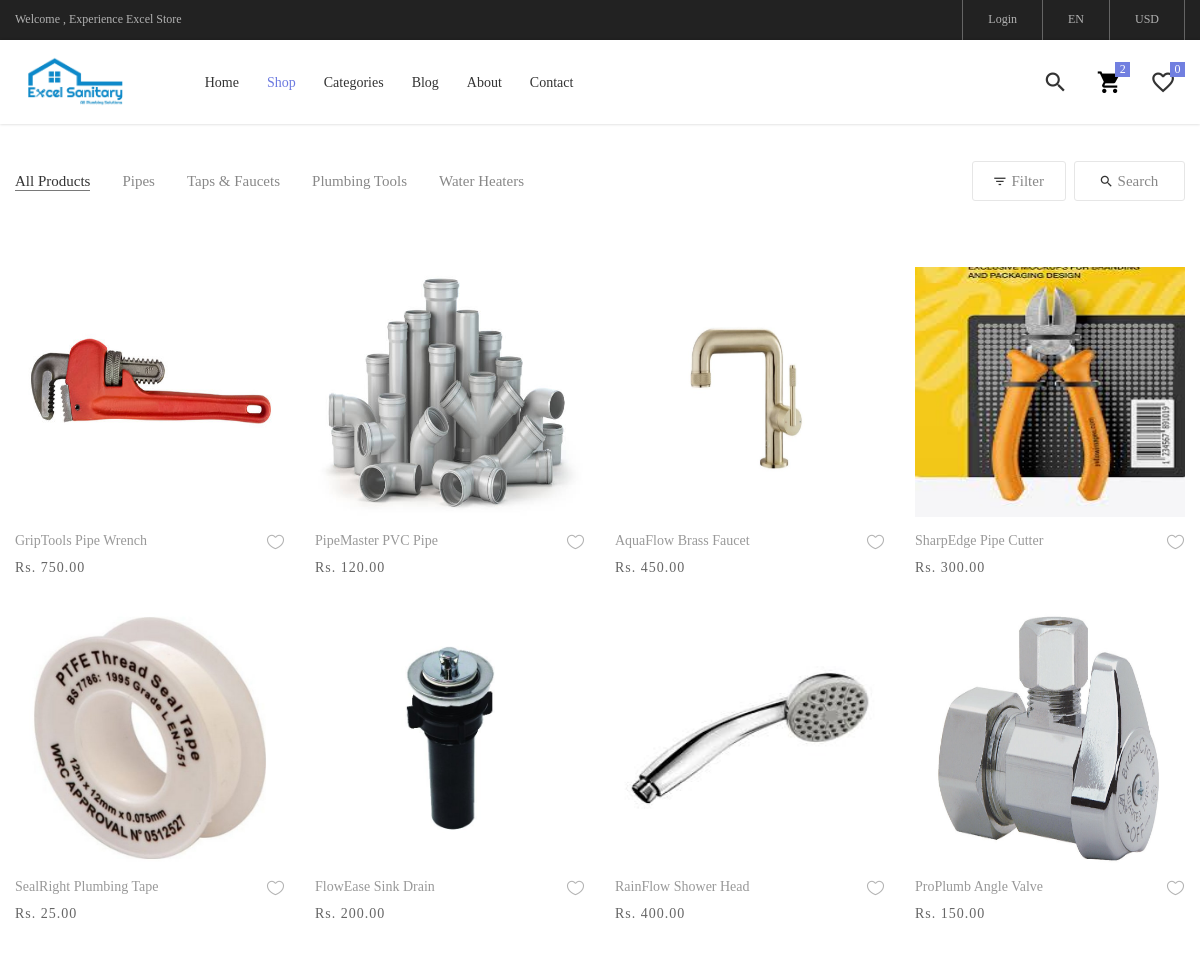
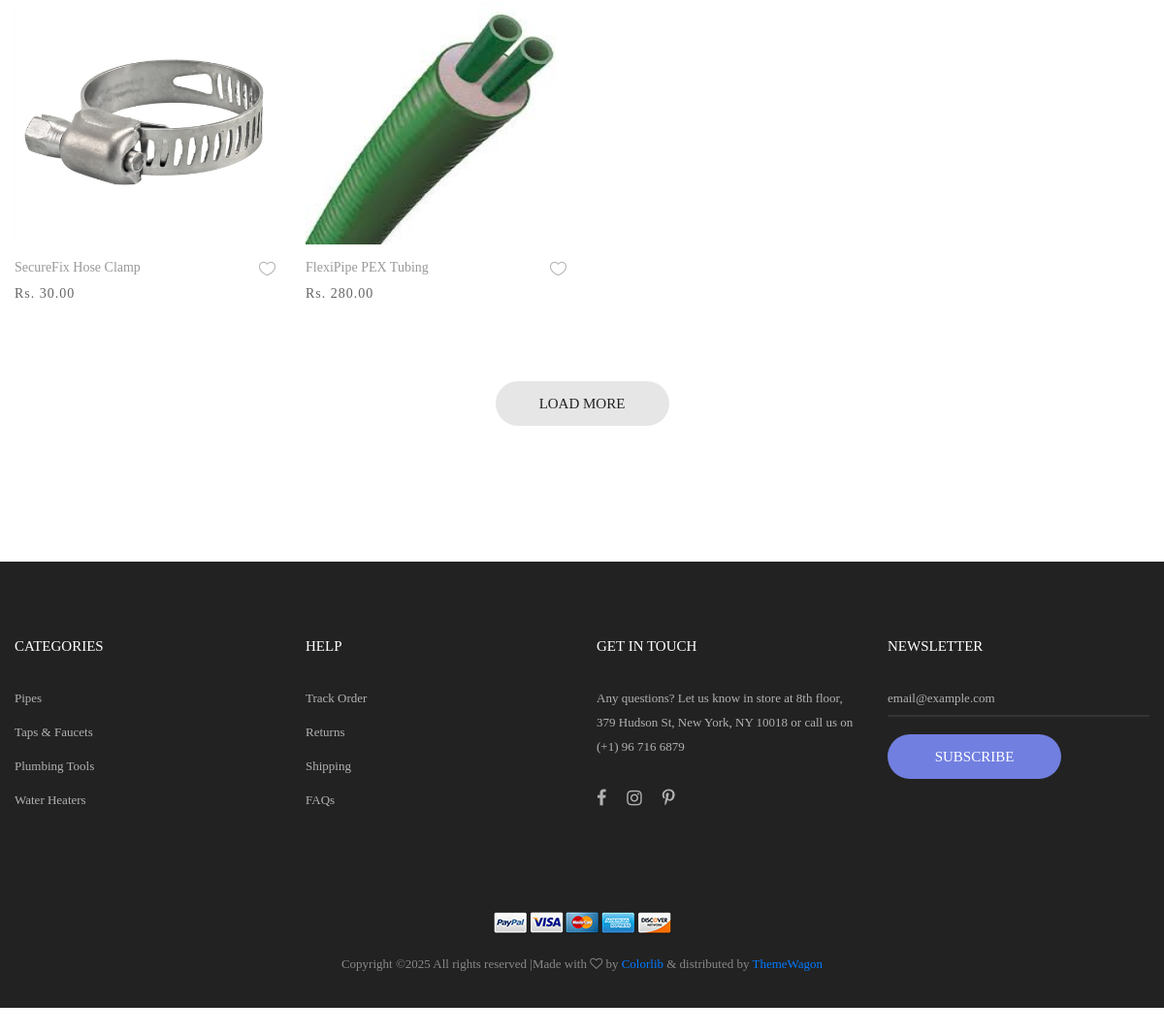
The page /all_products/ on the database its author committed (2 pictures, top to bottom).
### adminapp/models.py (models this page shows)
class CategoryDB(models.Model):
    name = models.CharField(max_length=255, blank=True, null=True)
    description = models.TextField(blank=True, null=True)
    image = models.ImageField(upload_to='category_images/', blank=True, null=True)

class ProductDB(models.Model):
    name = models.CharField(max_length=255, blank=True, null=True)
    brand = models.CharField(max_length=255, blank=True, null=True)
    category = models.CharField(max_length=255, blank=True, null=True)
    description = models.TextField(blank=True, null=True)
    image = models.ImageField(upload_to='product_images/', blank=True, null=True)
    price = models.DecimalField(max_digits=10, decimal_places=2, blank=True, null=True)

### webpage/views.py (the view)
# urls.py: path('all_products/', views.all_products, name='all_products'),
def all_products(request):
    products = ProductDB.objects.all()
    categories = CategoryDB.objects.all()
    return render(request, "all_products.html", {'products': products, 'categories': categories})

### webpage/templates/all_products.html (shortened to what this page needs)
<!DOCTYPE html>
{% load static %}
<html lang="en">
<head>
	<link rel="stylesheet" type="text/css" href="{% static 'webpagefiles/assets/vendor/bootstrap/css/bootstrap.min.css'%}">
	<link rel="stylesheet" type="text/css" href="{% static 'webpagefiles/assets/fonts/font-awesome-4.7.0/css/font-awesome.min.css'%}">
	<link rel="stylesheet" type="text/css" href="{% static 'webpagefiles/assets/fonts/iconic/css/material-design-iconic-font.min.css'%}">
	<link rel="stylesheet" type="text/css" href="{% static 'webpagefiles/assets/fonts/linearicons-v1.0.0/icon-font.min.css'%}">
	<link rel="stylesheet" type="text/css" href="{% static 'webpagefiles/assets/vendor/animate/animate.css'%}">
	<link rel="stylesheet" type="text/css" href="{% static 'webpagefiles/assets/vendor/css-hamburgers/hamburgers.min.css'%}">
	<link rel="stylesheet" type="text/css" href="{% static 'webpagefiles/assets/vendor/animsition/css/animsition.min.css'%}">
	<link rel="stylesheet" type="text/css" href="{% static 'webpagefiles/assets/vendor/select2/select2.min.css'%}">
	<link rel="stylesheet" type="text/css" href="{% static 'webpagefiles/assets/vendor/daterangepicker/daterangepicker.css'%}">
	<link rel="stylesheet" type="text/css" href="{% static 'webpagefiles/assets/vendor/slick/slick.css'%}">
	<link rel="stylesheet" type="text/css" href="{% static 'webpagefiles/assets/vendor/MagnificPopup/magnific-popup.css'%}">
	<link rel="stylesheet" type="text/css" href="{% static 'webpagefiles/assets/vendor/perfect-scrollbar/perfect-scrollbar.css'%}">
	<link rel="stylesheet" type="text/css" href="{% static 'webpagefiles/assets/css/util.css'%}">
	<link rel="stylesheet" type="text/css" href="{% static 'webpagefiles/assets/css/main.css'%}">
</head>
<body class="animation">
	<header class="header-v4">
		<div class="container-menu-desktop">
			<div class="top-bar">
				<div class="content-topbar flex-sb-m h-full container">
					<div class="left-top-bar">
						Welcome {{ Name|upper }}, Experience Excel Store
					</div>
					<div class="right-top-bar flex-w h-full">
						{% if request.session.Username %}
						<a href="#" class="flex-c-m trans-04 p-lr-25">
							<p>Hi {{ request.session.Username|default:"Guest" }}!</p>
						</a>
						<a href="{% url 'userLogout' %}" class="flex-c-m trans-04 p-lr-25">
							Logout
						</a>
						{% else %}
						<a href="{% url 'user_login_page' %}" class="flex-c-m trans-04 p-lr-25">
							Login
						</a>
						{% endif %}
						<a href="#" class="flex-c-m trans-04 p-lr-25">
							EN
						</a>
						<a href="#" class="flex-c-m trans-04 p-lr-25">
							USD
						</a>
					</div>
				</div>
			</div>
			<div class="wrap-menu-desktop how-shadow1">
				<nav class="limiter-menu-desktop container">
					<a href="#" class="logo">
						<img src="{% static 'webpagefiles/assets/images/banner.jpeg'%}" alt="IMG-LOGO">
					</a>
					<div class="menu-desktop">
						<ul class="main-menu">
							<li>
								<a href="{% url 'homepage' %}">Home</a>
							</li>
							<li class="active-menu">
								<a href="{% url 'all_products' %}">Shop</a>
							</li>
							<li>
								<a href="">Categories</a>
							</li>
							<li>
								<a href="{% url 'blog' %}">Blog</a>
							</li>
							<li>
								<a href="{% url 'about' %}">About</a>
							</li>
							<li>
								<a href="{% url 'user_contact_page' %}">Contact</a>
							</li>
						</ul>
					</div>
					<div class="wrap-icon-header flex-w flex-r-m">
						<div class="icon-header-item cl2 hov-cl1 trans-04 p-l-22 p-r-11 js-show-modal-search">
							<i class="zmdi zmdi-search"></i>
						</div>
						<div class="icon-header-item cl2 hov-cl1 trans-04 p-l-22 p-r-11 icon-header-noti js-show-cart" data-notify="2">
							<a href="{% url 'cart' %}" style="text-decoration:none;">
								<i class="zmdi zmdi-shopping-cart" style="color: black;"></i>
							</a>
						</div>
						<a href="#" class="icon-header-item cl2 hov-cl1 trans-04 p-l-22 p-r-11 icon-header-noti" data-notify="0">
							<i class="zmdi zmdi-favorite-outline"></i>
						</a>
					</div>
				</nav>
			</div>
		</div>
	</header>
	<div class="bg0 m-t-23 p-b-140">
		<div class="container">
			<div class="flex-w flex-sb-m p-b-52">
				<div class="flex-w flex-l-m filter-tope-group m-tb-10">
					<button class="stext-106 cl6 hov1 bor3 trans-04 m-r-32 m-tb-5 how-active1" data-filter="*"><a href="{% url 'all_products' %}"></a>
						All Products
					</button>
					{% for cat in categories %} <a href="{% url 'filtered_page' cat_name=cat.name %}">
					<button class="stext-106 cl6 hov1 bor3 trans-04 m-r-32 m-tb-5" data-filter=".{{cat.name}}">
						{{ cat.name }}
					</button> </a>
					{% endfor %}
				</div>
				<div class="flex-w flex-c-m m-tb-10">
					<div class="flex-c-m stext-106 cl6 size-104 bor4 pointer hov-btn3 trans-04 m-r-8 m-tb-4 js-show-filter">
						<i class="icon-filter cl2 m-r-6 fs-15 trans-04 zmdi zmdi-filter-list"></i>
						 Filter
					</div>
					<div class="flex-c-m stext-106 cl6 size-105 bor4 pointer hov-btn3 trans-04 m-tb-4 js-show-search">
						<i class="icon-search cl2 m-r-6 fs-15 trans-04 zmdi zmdi-search"></i>
						Search
					</div>
				</div>
			</div>
			<div class="row isotope-grid">
				{% for prod in products %}
				<div class="col-sm-6 col-md-4 col-lg-3 p-b-35 isotope-item women">
					<div class="block2">
						<div class="block2-pic hov-img0">
							<img src="{{ prod.image.url}}" alt="IMG-PRODUCT" height="250px">
						</div>
						<div class="block2-txt flex-w flex-t p-t-14">
							<div class="block2-txt-child1 flex-col-l ">
								<a href="{% url 'product_page' prod_name=prod.name %}" class="stext-104 cl4 hov-cl1 trans-04 js-name-b2 p-b-6">
									{{ prod.brand }} {{ prod.name }}
								</a>
								<span class="stext-105 cl3">
									Rs. {{ prod.price }}
								</span>
							</div>
							<div class="block2-txt-child2 flex-r p-t-3">
								<a href="#" class="btn-addwish-b2 dis-block pos-relative js-addwish-b2">
									<img class="icon-heart1 dis-block trans-04" src="{% static 'webpagefiles/assets/images/icons/icon-heart-01.png'%}" alt="ICON">
								</a>
							</div>
						</div>
					</div>
				</div>
				{% endfor %}
			</div>
			<div class="flex-c-m flex-w w-full p-t-45">
				<a href="#" class="flex-c-m stext-101 cl5 size-103 bg2 bor1 hov-btn1 p-lr-15 trans-04">
					Load More
				</a>
			</div>
		</div>
	</div>
	<footer class="bg3 p-t-75 p-b-32">
		<div class="container">
			<div class="row">
				<div class="col-sm-6 col-lg-3 p-b-50">
					<h4 class="stext-301 cl0 p-b-30">
						Categories
					</h4>
					<ul>
						{% for cat in categories %}
						<li class="p-b-10">
							<a href="#" class="stext-107 cl7 hov-cl1 trans-04">
								{{cat.name}}
							</a>
						</li>
						{% endfor %}
					</ul>
				</div>
				<div class="col-sm-6 col-lg-3 p-b-50">
					<h4 class="stext-301 cl0 p-b-30">
						Help
					</h4>
					<ul>
						<li class="p-b-10">
							<a href="#" class="stext-107 cl7 hov-cl1 trans-04">
								Track Order
							</a>
						</li>
						<li class="p-b-10">
							<a href="#" class="stext-107 cl7 hov-cl1 trans-04">
								Returns
							</a>
						</li>
						<li class="p-b-10">
							<a href="#" class="stext-107 cl7 hov-cl1 trans-04">
								Shipping
							</a>
						</li>
						<li class="p-b-10">
							<a href="#" class="stext-107 cl7 hov-cl1 trans-04">
								FAQs
							</a>
						</li>
					</ul>
				</div>
				<div class="col-sm-6 col-lg-3 p-b-50">
					<h4 class="stext-301 cl0 p-b-30">
						GET IN TOUCH
					</h4>
					<p class="stext-107 cl7 size-201">
						Any questions? Let us know in store at 8th floor, 379 Hudson St, New York, NY 10018 or call us on (+1) 96 716 6879
					</p>
					<div class="p-t-27">
						<a href="#" class="fs-18 cl7 hov-cl1 trans-04 m-r-16">
							<i class="fa fa-facebook"></i>
						</a>
						<a href="#" class="fs-18 cl7 hov-cl1 trans-04 m-r-16">
							<i class="fa fa-instagram"></i>
						</a>
						<a href="#" class="fs-18 cl7 hov-cl1 trans-04 m-r-16">
							<i class="fa fa-pinterest-p"></i>
						</a>
					</div>
				</div>
				<div class="col-sm-6 col-lg-3 p-b-50">
					<h4 class="stext-301 cl0 p-b-30">
						Newsletter
					</h4>
					<form>
						<div class="wrap-input1 w-full p-b-4">
							<input class="input1 bg-none plh1 stext-107 cl7" type="text" name="email" placeholder="email@example.com">
						</div>
						<div class="p-t-18">
							<button class="flex-c-m stext-101 cl0 size-103 bg1 bor1 hov-btn2 p-lr-15 trans-04">
								Subscribe
							</button>
						</div>
					</form>
				</div>
			</div>
			<div class="p-t-40">
				<div class="flex-c-m flex-w p-b-18">
					<a href="#" class="m-all-1">
						<img src="{% static 'webpagefiles/assets/images/icons/icon-pay-01.png'%}" alt="ICON-PAY">
					</a>
					<a href="#" class="m-all-1">
						<img src="{% static 'webpagefiles/assets/images/icons/icon-pay-02.png'%}" alt="ICON-PAY">
					</a>
					<a href="#" class="m-all-1">
						<img src="{% static 'webpagefiles/assets/images/icons/icon-pay-03.png'%}" alt="ICON-PAY">
					</a>
					<a href="#" class="m-all-1">
						<img src="{% static 'webpagefiles/assets/images/icons/icon-pay-04.png'%}" alt="ICON-PAY">
					</a>
					<a href="#" class="m-all-1">
						<img src="{% static 'webpagefiles/assets/images/icons/icon-pay-05.png'%}" alt="ICON-PAY">
					</a>
				</div>
				<p class="stext-107 cl6 txt-center">
Copyright &copy;<script>document.write(new Date().getFullYear());</script> All rights reserved |Made with <i class="fa fa-heart-o" aria-hidden="true"></i> by <a href="https://colorlib.com" target="_blank">Colorlib</a> &amp; distributed by <a href="https://themewagon.com" target="_blank">ThemeWagon</a>
				</p>
			</div>
		</div>
	</footer>
</body>
</html>

### rows shown on the page
CategoryDB: name "Pipes"
CategoryDB: name "Taps & Faucets"
CategoryDB: name "Plumbing Tools"
CategoryDB: name "Water Heaters"
ProductDB: image (picture), brand "GripTools", name "Pipe Wrench", price "750.00"
ProductDB: image (picture), brand "PipeMaster", name "PVC Pipe", price "120.00"
ProductDB: image (picture), brand "AquaFlow", name "Brass Faucet", price "450.00"
ProductDB: image (picture), brand "SharpEdge", name "Pipe Cutter", price "300.00"
ProductDB: image (picture), brand "SealRight", name "Plumbing Tape", price "25.00"
ProductDB: image (picture), brand "FlowEase", name "Sink Drain", price "200.00"
ProductDB: image (picture), brand "RainFlow", name "Shower Head", price "400.00"
ProductDB: image (picture), brand "ProPlumb", name "Angle Valve", price "150.00"
ProductDB: image (picture), brand "SecureFix", name "Hose Clamp", price "30.00"
ProductDB: image (picture), brand "FlexiPipe", name "PEX Tubing", price "280.00"
